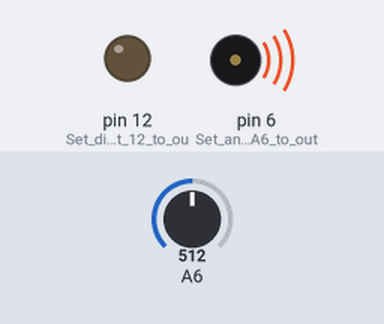
This sketch was run on a simulated Arduino Nano, built with avr-gcc and run on an emulated ATmega328P. Parts: output pins drawn as LEDs (lit = HIGH), buzzer (waves = sounding). The test bench sets the inputs (shaded band); at power-on: A6 = 512. What the sketch prints to the serial monitor is not drawn.

Above: at 1.2 s.
At 5.7 s:
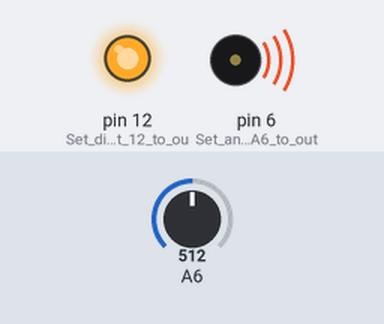
Timing chart, 0 to 6.9 s (numbered marks = the images above):
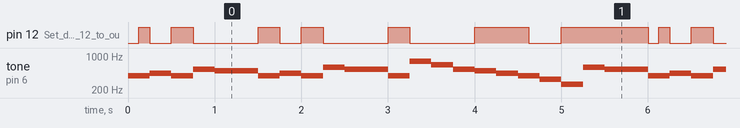

The sketch:

KD0003_3.ino
```cpp
/*
kidsbits coding robot kit
Project 3
Birthday Gift
http//www.kidsbits.cc
*/
void setup(){
  Serial.begin(9600);   //Set the baud rate to 9600
  pinMode(6, OUTPUT);  //Set analog port A6 to output
  pinMode(12, OUTPUT);  //Set digital port 12 to output
}

void loop(){
  Serial.println(analogRead(A6)); //Read the analog value of A6
  if (analogRead(A6) < 700) {     //Judge whether the value of A6 is less than 700
    tone(6,392);               //A6 analog value is 392 pulses
    delay(125);                //delay
    tone(6,392);
    digitalWrite(12,HIGH);       //Digital port 12 outputs high level
    delay(125);
    tone(6,440);
    digitalWrite(12,LOW);       //Digital port 12 outputs low level
    delay(250);
    tone(6,392);
    digitalWrite(12,HIGH);
    delay(250);
    tone(6,532);
    digitalWrite(12,LOW);
    delay(250);
    tone(6,494);
    delay(500);
    tone(6,392);
    digitalWrite(12,HIGH);
    delay(125);
    tone(6,392);
    delay(125);
    tone(6,440);
    digitalWrite(12,LOW);
    delay(250);
    tone(6,392);
    digitalWrite(12,HIGH);
    delay(250);
    tone(6,587);
    digitalWrite(12,LOW);
    delay(250);
    tone(6,532);
    delay(500);
    tone(6,392);
    digitalWrite(12,HIGH);
    delay(125);
    tone(6,392);
    delay(125);
    tone(6,784);
    digitalWrite(12,LOW);
    delay(250);
    tone(6,659);
    delay(250);
    tone(6,532);
    delay(250);
    tone(6,494);
    digitalWrite(12,HIGH);
    delay(250);
    tone(6,440);
    delay(250);
    tone(6,392);
    delay(125);
    digitalWrite(12,LOW);
    tone(6,392);
    delay(125);
    tone(6,330);
    delay(250);
    tone(6,262);
    digitalWrite(12,HIGH);
    delay(250);
    tone(6,587);
    delay(250);
    tone(6,532);
    delay(500);
    noTone(6);
    digitalWrite(12,LOW);

  }
  if (analogRead(A6) > 750) {
    digitalWrite(12,LOW);
    noTone(6);

  }

}
```

Measured:
- by itself, tone on pin 6 (Set_analog_port_A6_to_out): plays 392 Hz for 0.25 s, 440 Hz for 0.25 s, 392 Hz for 0.25 s, 532 Hz for 0.25 s, 494 Hz for 0.50 s, 392 Hz for 0.25 s … (455 notes in this stretch)
- by itself, pin 12 (Set_digital_port_12_to_ou): repeats every 6.0 s: LOW 0.25 s, HIGH 0.25 s, LOW 0.75 s, HIGH 0.25 s, LOW 0.25 s, 2 × (HIGH 0.25 s, LOW 0.75 s), HIGH 0.63 s, LOW 0.38 s, HIGH 1.0 s, LOW 0.13 s, HIGH 0.13 s
